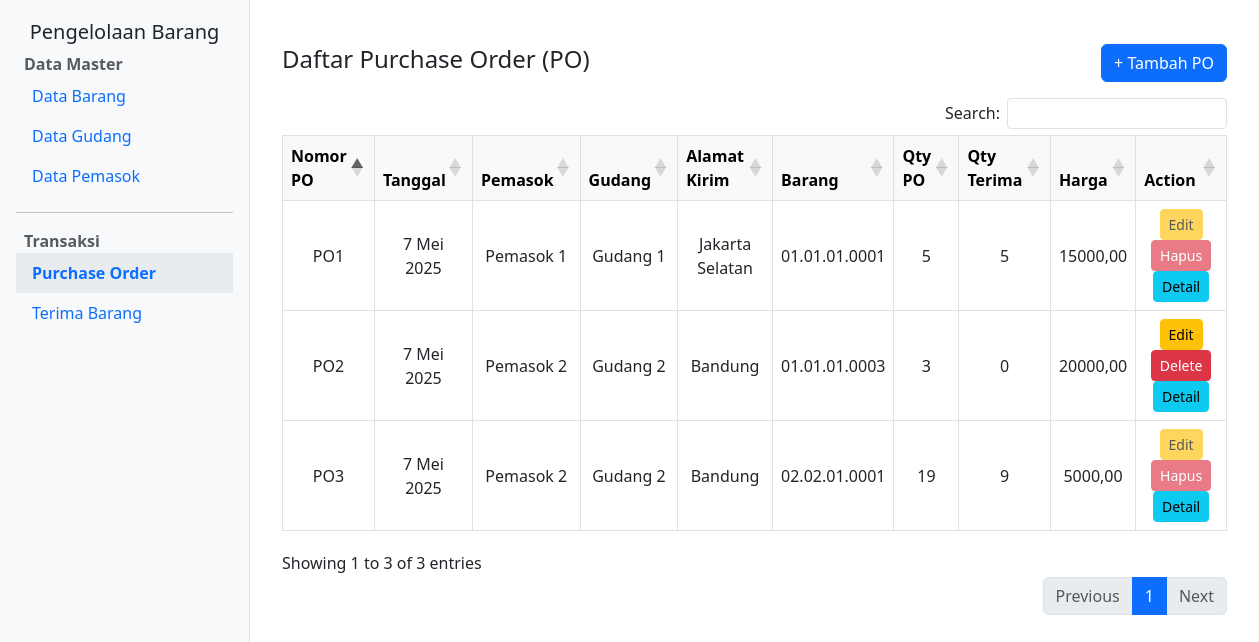
Page /po/ on the committed database.
### app_barang/models.py (models this page shows, shortened)
class PO(models.Model):
    nomor_po = models.CharField(max_length=50, unique=True, null=False, blank=False)
    tanggal = models.DateField(null=False, blank=False)
    pemasok = models.ForeignKey(Pemasok, on_delete=models.PROTECT, null=False)
    gudang = models.ForeignKey(Gudang, on_delete=models.PROTECT, null=False)
    alamat_kirim = models.TextField(null=False, blank=False)
    kode_barang = models.ForeignKey(Barang, on_delete=models.PROTECT, null=False)
    qty_po = models.PositiveIntegerField(null=False)
    harga = models.DecimalField(max_digits=12, decimal_places=2, null=False)
    qty_terima = models.PositiveIntegerField(default=0)

class Pemasok(models.Model):
    kode = models.CharField(max_length=50, null=False, unique=True)
    nama = models.CharField(max_length=100, null=False, blank=False)
    alamat = models.TextField(null=False, blank=False)

class Gudang(models.Model):
    kode = models.CharField(max_length=50, null=False, unique=True)
    nama = models.CharField(max_length=100, null=False, blank=False)
    alamat = models.TextField(null=False, blank=False)

class Barang(models.Model):
    TIPE_CHOICES = [
        ('G', 'General'),
        ('D', 'Detail'),
    ]
    kode = models.CharField(max_length=50, null=False, unique=True)
    nama = models.CharField(max_length=100, null=False, blank=False)
    tipe = models.CharField(max_length=1, choices=TIPE_CHOICES, null=False, blank=False)
    level = models.IntegerField(null=False, blank=False)
    induk = models.CharField(max_length=50, null=True, blank=True)
    satuan = models.CharField(max_length=20, null=True, blank=True)
    harga = models.DecimalField(max_digits=12, decimal_places=2, null=True, blank=True)
    qty_stok = models.PositiveIntegerField(default=0)

### app_barang/views.py (the view)
# urls.py: path('po/', views.po_list, name='po_list'),
def po_list(request):
    pos = PO.objects.all()
    po_dipakai = {
        p.id: TerimaBarang.objects.filter(nomor_po=p).exists()
        for p in pos
    }
    return render(request, 'app_barang/po/po_list.html', {
        'pos': pos,
        'po_dipakai': po_dipakai
    })

### app_barang/templatetags/custom_tags.py (called while the page is built)
@register.filter
def dict_get(dict_obj, key):
    return dict_obj.get(key)

### app_barang/templates/app_barang/po/po_list.html (shortened to what this page needs)
{% extends 'app_barang/layout/base.html' %}
{% load custom_tags %}
{% block content %}
<div class="container mt-4">
    <div class="d-flex justify-content-between align-items-center mb-3">
        <h1 class="h4">Daftar Purchase Order (PO)</h1>
        <a href="{% url 'po_create' %}" class="btn btn-primary">+ Tambah PO</a>
    </div>
    <div class="table-responsive">
        <table id="tabel-po" class="table table-bordered table-hover text-center align-middle">
            <thead class="table-light">
                <tr>
                    <th>Nomor PO</th>
                    <th>Tanggal</th>
                    <th>Pemasok</th>
                    <th>Gudang</th>
                    <th>Alamat Kirim</th>
                    <th>Barang</th>
                    <th>Qty PO</th>
                    <th>Qty Terima</th>
                    <th>Harga</th>
                    <th>Action</th>
                </tr>
            </thead>
            <tbody>
                {% for po in pos %}
                <tr>
                    <td>{{ po.nomor_po }}</td>
                    <td>{{ po.tanggal }}</td>
                    <td>{{ po.pemasok.nama }}</td>
                    <td>{{ po.gudang.nama }}</td>
                    <td>{{ po.alamat_kirim }}</td>
                    <td>{{ po.kode_barang.kode }}</td>
                    <td>{{ po.qty_po }}</td>
                    <td>{{ po.qty_terima }}</td>
                    <td>{{ po.harga }}</td>
                    <td>
                        {% if not po_dipakai|dict_get:po.id %}
                        <a href="{% url 'po_update' po.id %}" class="btn btn-warning btn-sm">Edit</a>
                        <button class="btn btn-danger btn-sm" data-bs-toggle="modal" data-bs-target="#deleteModal{{ po.id }}">Delete</button>
                        {% else %}
                        <button class="btn btn-warning btn-sm" disabled>Edit</button>
                        <button type="button" class="btn btn-danger btn-sm" disabled>Hapus</button>
                        {% endif %}
                        <a href="{% url 'po_detail' po.pk %}" class="btn btn-info btn-sm">Detail</
                    </td>
                </tr>
                {% empty %}
                {% comment %} <tr>
                    <td colspan="10" class="text-center">Tidak ada PO yang tersedia.</td>
                </tr> {% endcomment %}
                {% endfor %}
            </tbody>
        </table>
    </div>
</div>
{% endblock %}

### app_barang/templates/app_barang/layout/base.html (style rules this page uses)
body { min-height: 100vh; display: flex; }

### rows in the picture
PO: nomor_po "PO1", tanggal "7 Mei 2025", pemasok.nama "Pemasok 1", gudang.nama "Gudang 1", alamat_kirim "Jakarta Selatan", kode_barang.kode "01.01.01.0001", qty_po "5", qty_terima "5", harga "15000,00", shows "Edit"
PO: nomor_po "PO2", tanggal "7 Mei 2025", pemasok.nama "Pemasok 2", gudang.nama "Gudang 2", alamat_kirim "Bandung", kode_barang.kode "01.01.01.0003", qty_po "3", qty_terima "0", harga "20000,00"
PO: nomor_po "PO3", tanggal "7 Mei 2025", pemasok.nama "Pemasok 2", gudang.nama "Gudang 2", alamat_kirim "Bandung", kode_barang.kode "02.02.01.0001", qty_po "19", qty_terima "9", harga "5000,00", shows "Edit"
